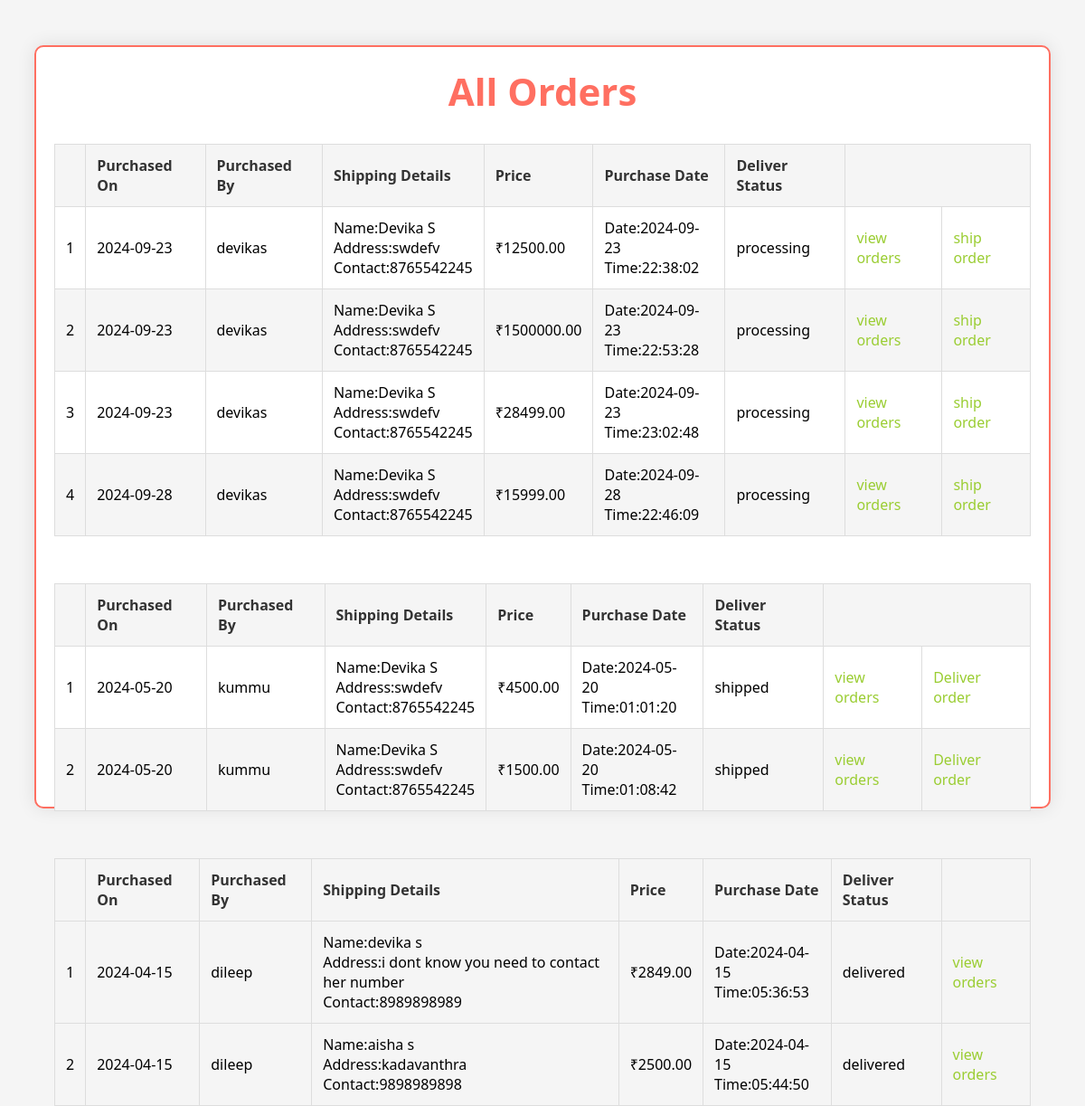
The page /all_orders/ on the database as committed earlier.
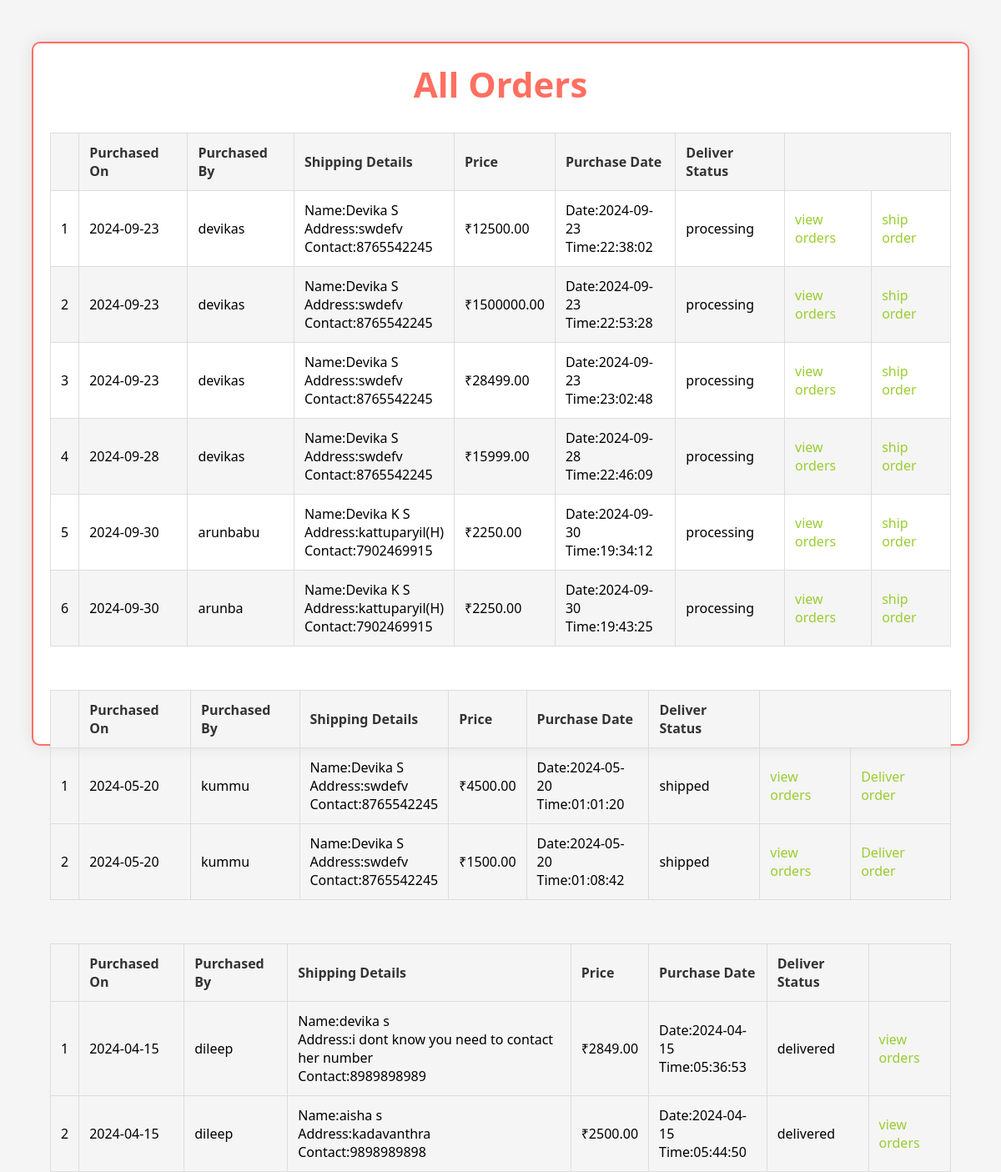
The same page on the database as committed later.
### earring_app/models.py (models this page shows)
class Orders(models.Model):
    total=models.DecimalField(max_digits=10, decimal_places=2)
    user=models.CharField(max_length=255)
    date = models.CharField(max_length=200,default='not set')
    time = models.CharField(max_length=200,default='not set')
    status = models.CharField(default='pending',max_length=200)
    fname = models.CharField(max_length=100,default='not set')
    lname = models.CharField(max_length=100,default='not set')
    address = models.CharField(max_length=250,default='not set')
    contact = models.CharField(max_length=100,default='not set')
    sstatus = models.CharField(max_length=20,default='not set')

### earring_app/views.py (the view)
# urls.py: path('all_orders/', all_orders, name='all_orders'),
def all_orders(request):
    processing = Orders.objects.filter(status='paid',sstatus ='processing')
    shipped = Orders.objects.filter(status='paid',sstatus ='shipped')
    delivered = Orders.objects.filter(status='paid',sstatus ='delivered')
    return render(request, 'all_orders.html', {'processing': processing,'shipped':shipped,'delivered':delivered })

### earring_app/templates/all_orders.html (shortened to what this page needs)
<!DOCTYPE html>
<html lang="en">
<head>
</head>
<body>
  <div class="bill-container">
    <div class="bill-header">
      <h2>All Orders</h2>
    </div>
    <table class="bill-table">
      <tr>
        <th></th>
        <th>Purchased On</th>
        <th>Purchased By</th>
        <th>Shipping Details</th>
        <th>Price</th>
        <th>Purchase Date</th>
        <th>Deliver Status</th>
        <th colspan="2"></th>
      </tr>
      {% for order in processing %}
      <tr>
        <td>{{forloop.counter }}</td>
        <td>{{ order.date }}</td>
        <td>{{order.user}}</td>
        <td>Name:{{order.fname}} {{order.lname}}<br> Address:{{order.address}}<br> Contact:{{order.contact}}</td>
        <td>&#8377;{{ order.total }}</td>
        <td>Date:{{order.date}}<br>Time:{{order.time}}</td>
        <td>{{order.sstatus}}</td>
        <td><a href="{% url 'aordered_items' order.id %}" style="text-decoration: none; color: yellowgreen">view orders</a></td>
        <td><a href="{% url 'ship_order' order.id %}" style="text-decoration: none; color: yellowgreen">ship order</a></td>
      </tr>
      {% endfor %}
    </table>
    <br>
    <table class="bill-table">
      <tr>
        <th></th>
        <th>Purchased On</th>
        <th>Purchased By</th>
        <th>Shipping Details</th>
        <th>Price</th>
        <th>Purchase Date</th>
        <th>Deliver Status</th>
        <th colspan="2"></th>
      </tr>
      {% for order in shipped %}
      <tr>
        <td>{{forloop.counter }}</td>
        <td>{{ order.date }}</td>
        <td>{{order.user}}</td>
        <td>Name:{{order.fname}} {{order.lname}}<br> Address:{{order.address}}<br> Contact:{{order.contact}}</td>
        <td>&#8377;{{ order.total }}</td>
        <td>Date:{{order.date}}<br>Time:{{order.time}}</td>
        <td>{{order.sstatus}}</td>
        <td><a href="{% url 'aordered_items' order.id %}" style="text-decoration: none; color: yellowgreen">view orders</a></td>
        <td><a href="{% url 'deliver_order' order.id %}" style="text-decoration: none; color: yellowgreen">Deliver order</a></td>
      </tr>
      {% endfor %}
    </table>
    <br>
    <table class="bill-table">
      <tr>
        <th></th>
        <th>Purchased On</th>
        <th>Purchased By</th>
        <th>Shipping Details</th>
        <th>Price</th>
        <th>Purchase Date</th>
        <th>Deliver Status</th>
        <th></th>
      </tr>
      {% for order in delivered %}
      <tr>
        <td>{{forloop.counter }}</td>
        <td>{{ order.date }}</td>
        <td>{{order.user}}</td>
        <td>Name:{{order.fname}} {{order.lname}}<br> Address:{{order.address}}<br> Contact:{{order.contact}}</td>
        <td>&#8377;{{ order.total }}</td>
        <td>Date:{{order.date}}<br>Time:{{order.time}}</td>
        <td>{{order.sstatus}}</td>
        <td><a href="{% url 'aordered_items' order.id %}" style="text-decoration: none; color: yellowgreen">view orders</a></td>
      </tr>
      {% endfor %}
    </table>
  </div>
</body>
</html>

### earring_app/templates/all_orders.html (style rules this page uses)
body { font-family: 'Segoe UI', Tahoma, Geneva, Verdana, sans-serif; background-color: #f5f5f5; margin: 0; padding: 0; display: flex; justify-content: center; align-items: center; flex-direction: column; }
.bill-container { height: 100vh; width: 90%; margin: 50px auto; padding: 20px; border: 2px solid #ff6f61; background-color: #fff; border-radius: 10px; box-shadow: 0 0 20px rgba(0, 0, 0, 0.1); }
.bill-header { text-align: center; margin-bottom: 30px; }
.bill-header h2 { font-size: 42px; font-weight: bold; margin: 0; padding: 0; color: #ff6f61; }
.bill-table { width: 100%; border-collapse: collapse; margin-bottom: 30px; }
.bill-table th, .bill-table td { border: 1px solid #ddd; padding: 12px; text-align: left; font-size: 16px; }
.bill-table th { background-color: #f5f5f5; font-weight: bold; color: #333; }
.bill-table tr:nth-child(odd) { background-color: #f5f5f5; }

Rows that differ between the two databases and show on the page:
added Orders: date "2024-09-30", user "arunbabu", fname "Devika", lname "K S", address "kattuparyil(H)", contact "7902469915", total "2250.00", time "19:34:12", sstatus "processing", shown under "All Orders"
added Orders: date "2024-09-30", user "arunba", fname "Devika", lname "K S", address "kattuparyil(H)", contact "7902469915", total "2250.00", time "19:43:25", sstatus "processing", shown under "All Orders"
